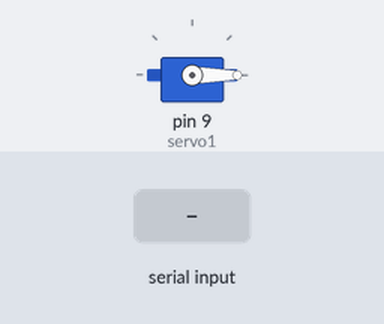
This sketch was run on a simulated Arduino Uno, built with avr-gcc and run on an emulated ATmega328P. Shown: servo. Inputs (shaded band) come from the test bench.

Above: at 1.2 s.
1.3 s: byte 30 received over Serial
At 2.4 s:
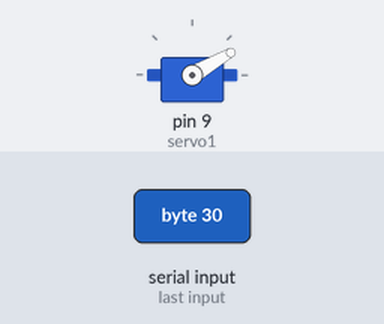
2.8 s: byte 90 received over Serial
At 3.5 s:
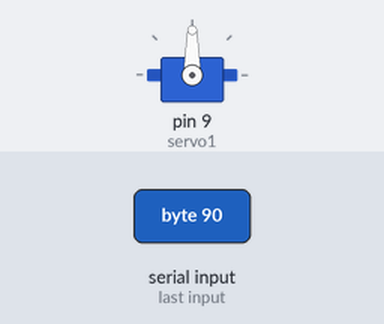
4.3 s: byte 120 received over Serial
At 4.7 s:
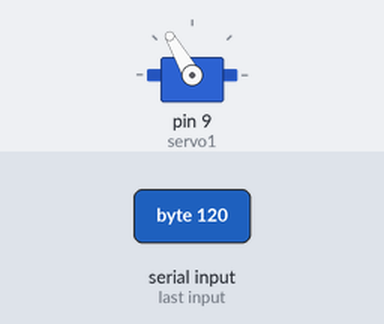
Timing chart, 0 to 7.3 s (numbered marks = the images above; inputs shaded):
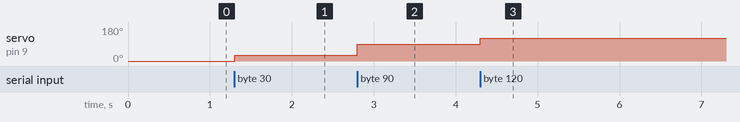

The sketch:

Joystik_1.ino
```cpp
#include <AFMotor.h>
#include <Servo.h>
Servo servo1;

int y = 0;

void setup()
{
  servo1.attach(9);
  Serial.begin(9600);
}

void loop()
{
  if (Serial.available() > 0){
    y = Serial.read();
  }
    servo1.write(y);
}
```

Measured:
- after the input at 1.3 s, servo on pin 9 (servo1): 0° → 30° at once
- after the input at 2.8 s, servo on pin 9 (servo1): 30° → 90° at once
- after the input at 4.3 s, servo on pin 9 (servo1): 90° → 120° at once
